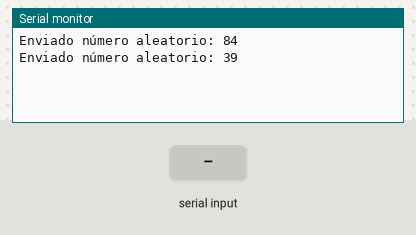
The sketch below on a simulated Arduino Uno, built with avr-gcc and run on an emulated ATmega328P. Shown: the last lines printed to the serial monitor. The test bench sets the inputs (shaded band). Random numbers use the default seed unless the sketch sets one.

Above: at 1.2 s.
1.3 s: "1\n" received over Serial
At 2.7 s:
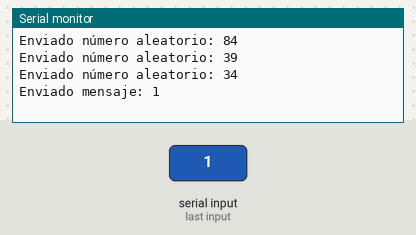
3.5 s: "0\n" received over Serial
At 4.3 s:
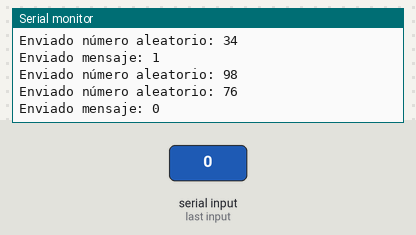
5.0 s: "2\n" received over Serial
At 5.8 s:
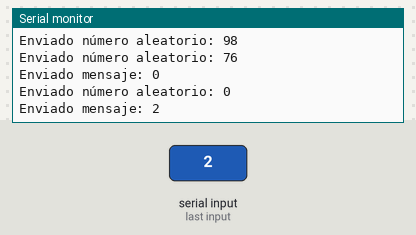
Timing chart, 0 to 8.0 s (numbered marks = the images above; inputs shaded):
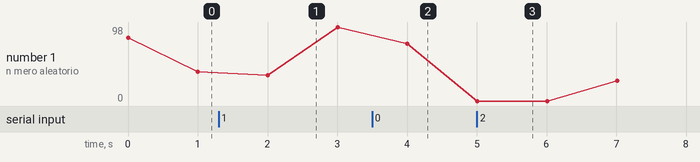

The sketch:

ENVIADO.ino
```cpp
#include <SoftwareSerial.h>          // Incluir librería SoftwareSerial para comunicación

SoftwareSerial XBee(10, 11);         // Definir pines de SoftwareSerial: RX = 10, TX = 11

void setup() {
  Serial.begin(115200);              // Iniciar comunicación con la PC para depuración
  XBee.begin(115200);                // Iniciar comunicación con el módulo XBee
  randomSeed(analogRead(0));         // Inicializar la semilla para números aleatorios
}

void loop() {
  // Enviar un número aleatorio cada segundo
  int randomNumber = random(100);    // Generar un número aleatorio entre 0 y 99
  XBee.print('<');                   // Marcador de inicio de transmisión
  XBee.print(randomNumber);          // Enviar el número aleatorio
  XBee.println('>');                 // Marcador de fin de transmisión

  Serial.print("Enviado número aleatorio: ");  // Salida de depuración al Monitor Serial
  Serial.println(randomNumber);

  // Verificar si hay un mensaje escrito en el Monitor Serial
  if (Serial.available() > 0) {
    String input = Serial.readStringUntil('\n');  // Leer la entrada del teclado hasta un salto de línea

    XBee.print('<');                 // Marcador de inicio de transmisión
    XBee.print(input);               // Enviar el mensaje escrito
    XBee.println('>');               // Marcador de fin de transmisión

    Serial.print("Enviado mensaje: ");  // Salida de depuración al Monitor Serial
    Serial.println(input);
  }

  delay(1000);                       // Esperar 1 segundo antes de repetir
}
```

Measured:
- after the input at 1.3 s, the serial monitor: prints a new line after 0.71 s (image 1)
- after the input at 3.5 s, the serial monitor: prints a new line after 0.51 s (image 2)
- after the input at 5.0 s, the serial monitor: prints a new line at once (image 3)
